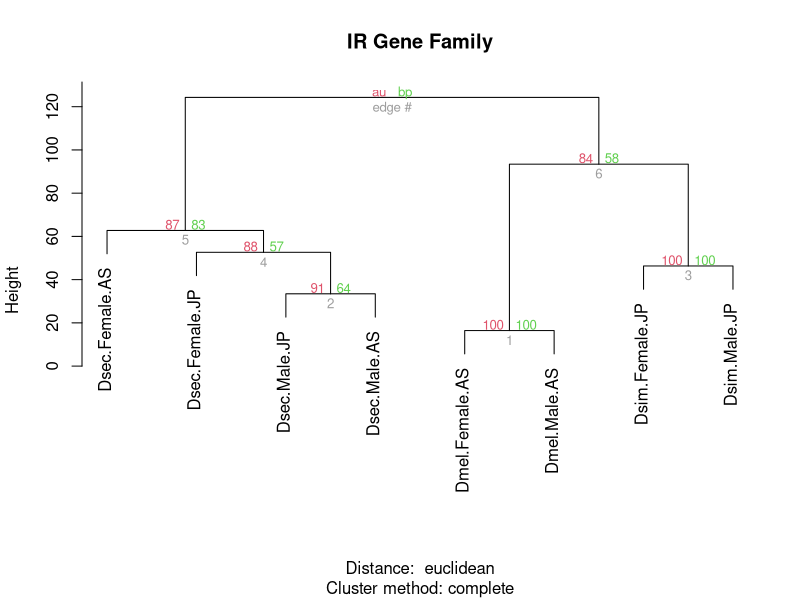
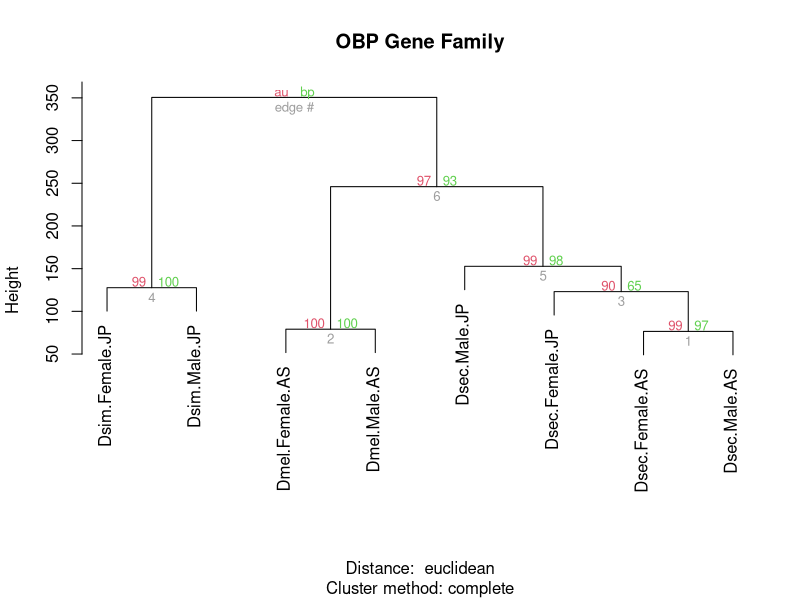
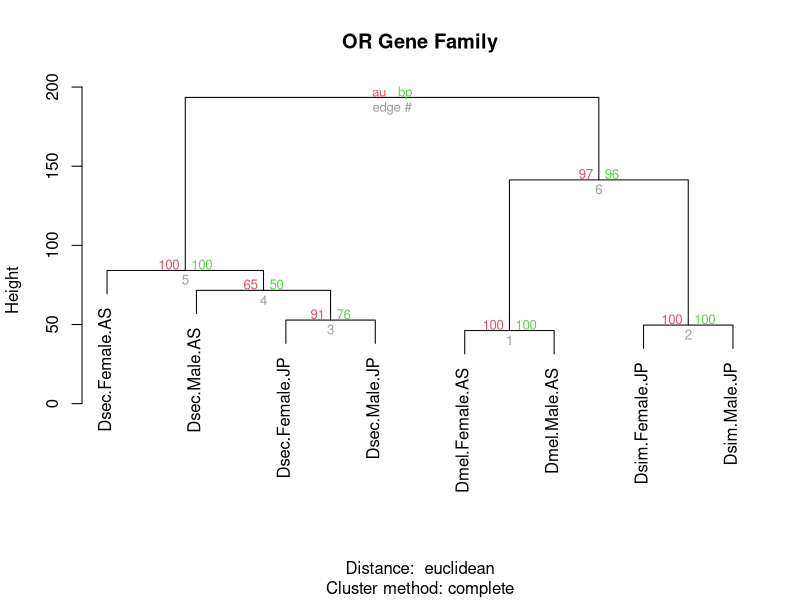

Source code (R) for these figures, in order:

# Load the data
ir_data <- read.csv("ir_gene_family_ranked.csv", row.names = 1)
obp_data <- read.csv("obp_gene_family_ranked.csv", row.names = 1)
or_data <- read.csv("or_gene_family_ranked.csv", row.names = 1)
# Install and load pvclust for hierarchical clustering with bootstrap resampling
library(pvclust)

# Function to plot dendrogram
plot_dendrogram <- function(data, title) {
  # Perform hierarchical clustering with complete linkage and Euclidean distance
  fit <- pvclust(data, method.hclust = "complete", method.dist = "euclidean", nboot = 1000)

  # Plot the dendrogram with bootstrap values
  plot(fit, main = title)
}

# Plot dendrograms for each gene family
plot_dendrogram(ir_data, "IR Gene Family")
plot_dendrogram(obp_data, "OBP Gene Family")
plot_dendrogram(or_data, "OR Gene Family")
